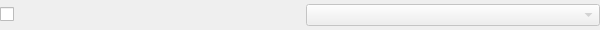
<?xml version="1.0" encoding="UTF-8"?>
<ui version="4.0">
 <class>FilterWidget</class>
 <widget class="QWidget" name="FilterWidget">
  <property name="geometry">
   <rect>
    <x>0</x>
    <y>0</y>
    <width>600</width>
    <height>30</height>
   </rect>
  </property>
  <layout class="QHBoxLayout" name="horizontalLayout">
   <property name="leftMargin">
    <number>0</number>
   </property>
   <property name="topMargin">
    <number>0</number>
   </property>
   <property name="rightMargin">
    <number>0</number>
   </property>
   <property name="bottomMargin">
    <number>0</number>
   </property>
   <item>
    <widget class="QCheckBox" name="Field">
     <property name="sizePolicy">
      <sizepolicy hsizetype="Fixed" vsizetype="Fixed">
       <horstretch>0</horstretch>
       <verstretch>0</verstretch>
      </sizepolicy>
     </property>
     <property name="minimumSize">
      <size>
       <width>300</width>
       <height>0</height>
      </size>
     </property>
    </widget>
   </item>
   <item>
    <widget class="QComboBox" name="Operator">
     <property name="enabled">
      <bool>false</bool>
     </property>
    </widget>
   </item>
  </layout>
 </widget>
 <tabstops>
  <tabstop>Field</tabstop>
  <tabstop>Operator</tabstop>
 </tabstops>
 <resources/>
 <connections>
  <connection>
   <sender>Field</sender>
   <signal>toggled(bool)</signal>
   <receiver>Operator</receiver>
   <slot>setEnabled(bool)</slot>
   <hints>
    <hint type="sourcelabel">
     <x>15</x>
     <y>22</y>
    </hint>
    <hint type="destinationlabel">
     <x>372</x>
     <y>32</y>
    </hint>
   </hints>
  </connection>
  <connection>
   <sender>Operator</sender>
   <signal>currentTextChanged(QString)</signal>
   <receiver>FilterWidget</receiver>
   <slot>operatorChanged(QString)</slot>
   <hints>
    <hint type="sourcelabel">
     <x>505</x>
     <y>23</y>
    </hint>
    <hint type="destinationlabel">
     <x>510</x>
     <y>211</y>
    </hint>
   </hints>
  </connection>
 </connections>
 <slots>
  <slot>editFinished()</slot>
  <slot>operatorChanged(QString)</slot>
 </slots>
</ui>
